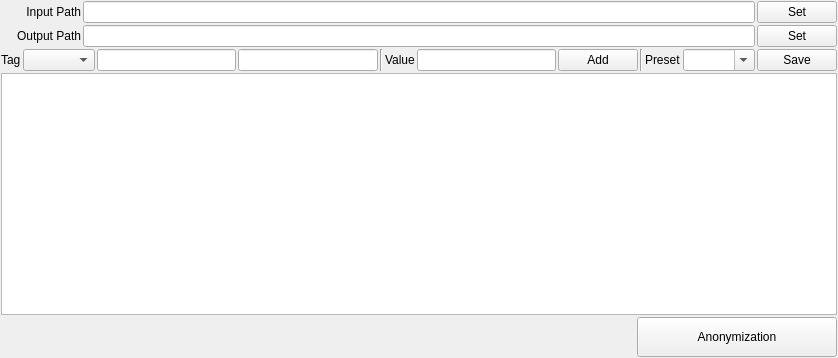
<?xml version="1.0" encoding="UTF-8"?>
<ui version="4.0">
 <class>MainWindow</class>
 <widget class="QMainWindow" name="MainWindow">
  <property name="geometry">
   <rect>
    <x>0</x>
    <y>0</y>
    <width>838</width>
    <height>358</height>
   </rect>
  </property>
  <property name="windowTitle">
   <string>Anonymization</string>
  </property>
  <widget class="QWidget" name="centralwidget">
   <layout class="QVBoxLayout" name="verticalLayout_2">
    <property name="spacing">
     <number>2</number>
    </property>
    <property name="leftMargin">
     <number>1</number>
    </property>
    <property name="topMargin">
     <number>1</number>
    </property>
    <property name="rightMargin">
     <number>1</number>
    </property>
    <property name="bottomMargin">
     <number>1</number>
    </property>
    <item>
     <layout class="QVBoxLayout" name="verticalLayout">
      <item>
       <layout class="QHBoxLayout" name="horizontalLayout">
        <item>
         <widget class="QLabel" name="labelInput">
          <property name="minimumSize">
           <size>
            <width>80</width>
            <height>0</height>
           </size>
          </property>
          <property name="text">
           <string>Input Path</string>
          </property>
          <property name="alignment">
           <set>Qt::AlignRight|Qt::AlignTrailing|Qt::AlignVCenter</set>
          </property>
         </widget>
        </item>
        <item>
         <widget class="QLineEdit" name="editInput"/>
        </item>
        <item>
         <widget class="QPushButton" name="btnSetInput">
          <property name="text">
           <string>Set</string>
          </property>
         </widget>
        </item>
       </layout>
      </item>
      <item>
       <layout class="QHBoxLayout" name="horizontalLayout_2">
        <item>
         <widget class="QLabel" name="labelOutput">
          <property name="minimumSize">
           <size>
            <width>80</width>
            <height>0</height>
           </size>
          </property>
          <property name="text">
           <string>Output Path</string>
          </property>
          <property name="alignment">
           <set>Qt::AlignRight|Qt::AlignTrailing|Qt::AlignVCenter</set>
          </property>
         </widget>
        </item>
        <item>
         <widget class="QLineEdit" name="editOutput"/>
        </item>
        <item>
         <widget class="QPushButton" name="btnSetOutput">
          <property name="text">
           <string>Set</string>
          </property>
         </widget>
        </item>
       </layout>
      </item>
      <item>
       <layout class="QHBoxLayout" name="horizontalLayout_3">
        <item>
         <widget class="QLabel" name="labelTag">
          <property name="text">
           <string>Tag</string>
          </property>
         </widget>
        </item>
        <item>
         <widget class="QComboBox" name="comboTag">
          <property name="minimumSize">
           <size>
            <width>70</width>
            <height>0</height>
           </size>
          </property>
         </widget>
        </item>
        <item>
         <widget class="QLineEdit" name="lineTagHI"/>
        </item>
        <item>
         <widget class="QLineEdit" name="lineTagLO"/>
        </item>
        <item>
         <widget class="Line" name="lineSeperator">
          <property name="orientation">
           <enum>Qt::Vertical</enum>
          </property>
         </widget>
        </item>
        <item>
         <widget class="QLabel" name="labelValue">
          <property name="text">
           <string>Value</string>
          </property>
         </widget>
        </item>
        <item>
         <widget class="QLineEdit" name="editValue"/>
        </item>
        <item>
         <widget class="QPushButton" name="btnAdd">
          <property name="text">
           <string>Add</string>
          </property>
         </widget>
        </item>
        <item>
         <widget class="Line" name="lineSeperator2">
          <property name="orientation">
           <enum>Qt::Vertical</enum>
          </property>
         </widget>
        </item>
        <item>
         <widget class="QLabel" name="labelPreset">
          <property name="text">
           <string>Preset</string>
          </property>
         </widget>
        </item>
        <item>
         <widget class="QComboBox" name="comboPreset">
          <property name="minimumSize">
           <size>
            <width>70</width>
            <height>0</height>
           </size>
          </property>
          <property name="editable">
           <bool>true</bool>
          </property>
         </widget>
        </item>
        <item>
         <widget class="QPushButton" name="btnSavePreset">
          <property name="text">
           <string>Save</string>
          </property>
         </widget>
        </item>
       </layout>
      </item>
      <item>
       <widget class="QTableWidget" name="tableMetadata"/>
      </item>
      <item>
       <layout class="QHBoxLayout" name="horizontalLayout_4">
        <item>
         <spacer name="horizontalSpacer">
          <property name="orientation">
           <enum>Qt::Horizontal</enum>
          </property>
          <property name="sizeHint" stdset="0">
           <size>
            <width>40</width>
            <height>20</height>
           </size>
          </property>
         </spacer>
        </item>
        <item>
         <widget class="QPushButton" name="btnAnonymization">
          <property name="minimumSize">
           <size>
            <width>200</width>
            <height>40</height>
           </size>
          </property>
          <property name="text">
           <string>Anonymization</string>
          </property>
         </widget>
        </item>
       </layout>
      </item>
     </layout>
    </item>
   </layout>
  </widget>
 </widget>
 <resources/>
 <connections/>
</ui>
